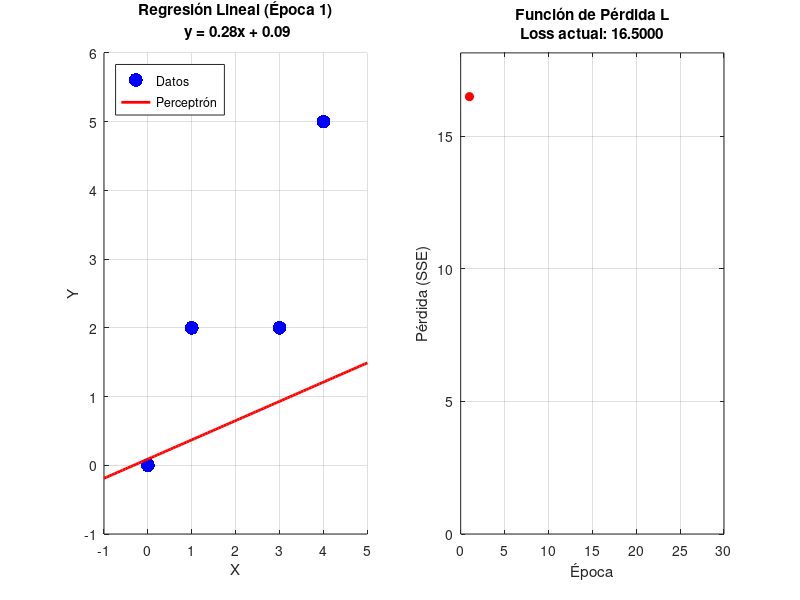

Write the MATLAB code that produced this figure. (Note: this script raises an error after producing the figure.)
clear; clc; close all;
% Datos
X = [0, 1, 3, 4];
Y = [0, 2, 2, 5];
learning_rate = 0.01; % Tasa de aprendizaje
epochs = 30;         % Número de iteraciones
filename = 'evolucion_perceptron.gif';
% Inicialización de pesos (w) y sesgo (b)
w = 0;
b = 0;
% Historial de pérdida para graficar
loss_history = zeros(1, epochs);
% figura
fig = figure('Position', [100, 100, 1000, 500], 'Color', 'w');
x_line = linspace(-1, 5, 100); % Dominio para dibujar la recta suavemente
%% 2. Bucle de Entrenamiento
for epoch = 1:epochs
  
   % Predicción del modelo: y_hat = w*x + b
   Y_hat = w * X + b;
  
   % Cálculo del error
   error = Y_hat - Y;
  
   % Función de Pérdida
   loss = 0.5 * sum(error.^2);
   loss_history(epoch) = loss;
  
   % Cálculo de gradiente
   % dL/dw = sum(error * x)
   grad_w = sum(error .* X);
  
   % dL/db = sum(error)
   grad_b = sum(error);
  
   % Actualización de parámetros
   w = w - learning_rate * grad_w;
   b = b - learning_rate * grad_b;
  
   % VISUALIZACIÓN
   % Solo actualizamos el GIF cada ciertas épocas para que no sea muy lento,
   % o todas si son pocas épocas.
  
   clf(fig); % Limpiar figura
  
   % -- SUBPLOT 1: Datos y Recta de Regresión --
   subplot(1, 2, 1);
   scatter(X, Y, 100, 'b', 'filled'); % Puntos originales
   hold on;
  
   % Calcular la recta actual para graficar
   y_line_plot = w * x_line + b;
   plot(x_line, y_line_plot, 'r-', 'LineWidth', 2);
  
   title(sprintf('Regresión Lineal (Época %d)\n y = %.2fx + %.2f', epoch, w, b));
   xlabel('X'); ylabel('Y');
   axis([-1 5 -1 6]); % Ejes fijos para ver el movimiento
   grid on;
   legend('Datos', 'Perceptrón', 'Location', 'northwest');
  
   % -- SUBPLOT 2: Evolución de la Pérdida --
   subplot(1, 2, 2);
   plot(1:epoch, loss_history(1:epoch), 'k-', 'LineWidth', 1.5);
   hold on;
   plot(epoch, loss, 'ro', 'MarkerFaceColor', 'r'); % Punto actual
  
   title(sprintf('Función de Pérdida L\nLoss actual: %.4f', loss));
   xlabel('Época'); ylabel('Pérdida (SSE)');
   xlim([0 epochs]);
   ylim([0 max(loss_history(1))*1.1]); % Ajustar Y al error inicial
   grid on;
  
   drawnow;
  
   % --- GENERACIÓN DEL GIF ---
   frame = getframe(fig);
   im = frame2im(frame);
   [imind, cm] = rgb2ind(im, 256);
  
   if epoch == 1
       imwrite(imind, cm, filename, 'gif', 'Loopcount', inf, 'DelayTime', 0.1);
   else
       imwrite(imind, cm, filename, 'gif', 'WriteMode', 'append', 'DelayTime', 0.1);
   end
end
fprintf('Entrenamiento finalizado.\nPesos finales: w = %.4f, b = %.4f\n', w, b);
